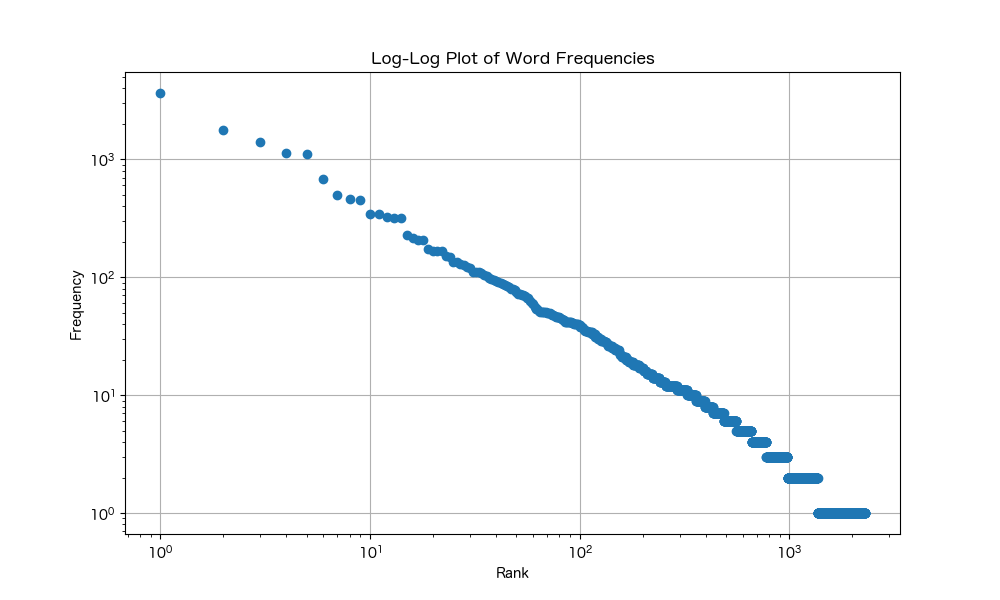

Source code (Python):
import importlib
import matplotlib.pyplot as plt

m30 = importlib.import_module("30")
m35 = importlib.import_module("35")

if __name__ == '__main__':
    # Get the 10 most frequent bases
    frequencies = m35.frequencies()
    words, frequencies = zip(*frequencies)

    # Set the font to a Japanese font
    # https://qiita.com/yniji/items/2f0fbe0a52e3e067c23c
    plt.rcParams['font.family'] = 'sans-serif'
    plt.rcParams['font.sans-serif'] = ['Hiragino Maru Gothic Pro', 'Yu Gothic', 'Meirio', 'Takao', 'IPAexGothic', 'IPAPGothic', 'Noto Sans CJK JP']


    # Create a log-log plot
    plt.figure(figsize=(10, 6))
    plt.loglog(range(1, len(frequencies) + 1), frequencies, marker='o', linestyle='None')
    plt.xlabel('Rank')
    plt.ylabel('Frequency')
    plt.title('Log-Log Plot of Word Frequencies')
    plt.grid(True)
    plt.savefig('39.png')
    plt.show()
